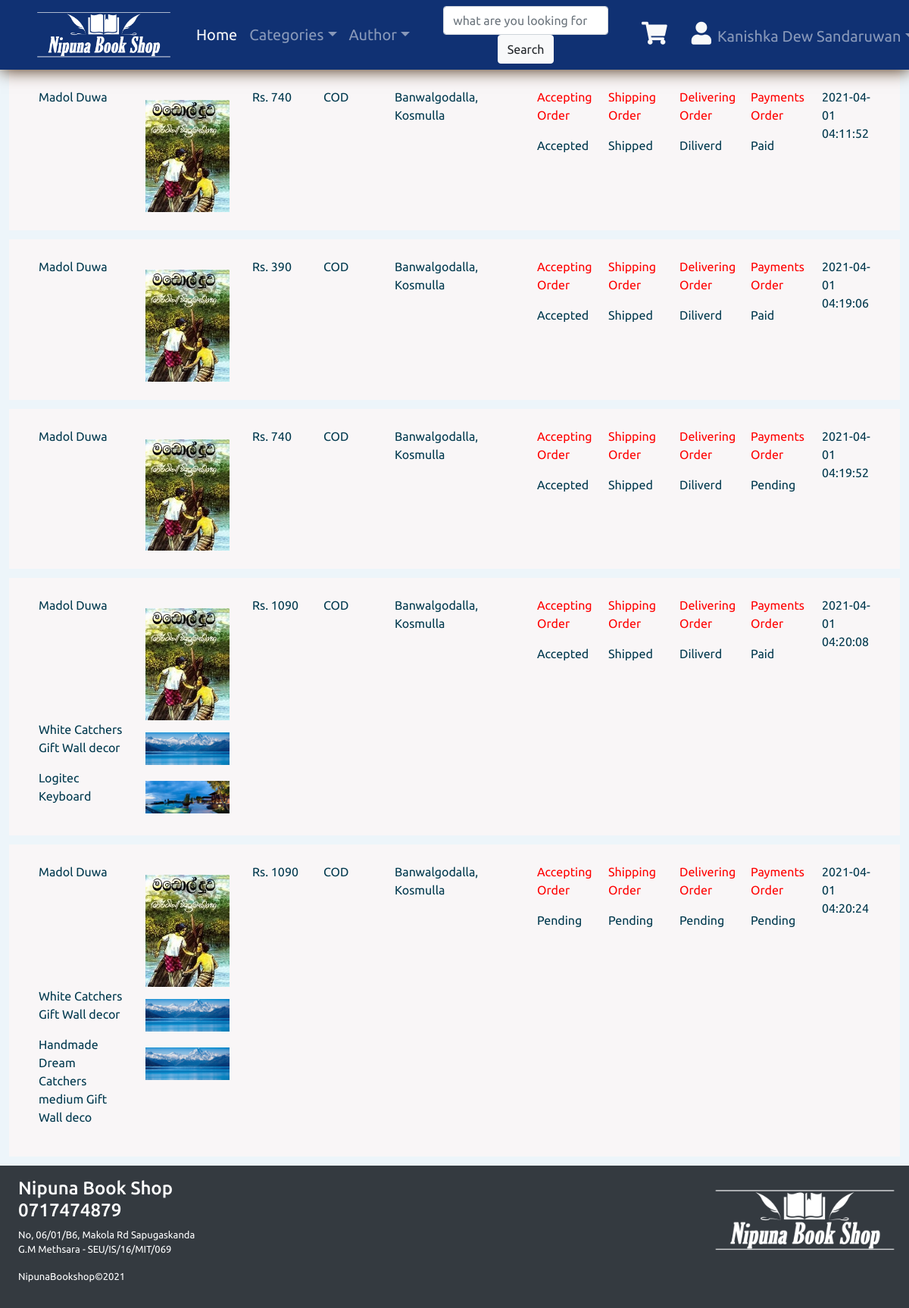
The page /myorder.php (signed in) on the database its author committed.
### tables this page shows
CREATE TABLE `customer` (
  `customer_id` int(11) NOT NULL,
  `name` varchar(255) NOT NULL,
  `phone` int(10) NOT NULL,
  `email` varchar(255) NOT NULL,
  `address` varchar(255) NOT NULL,
  `password` varchar(100) NOT NULL,
  `nic` varchar(11) NOT NULL
);

CREATE TABLE `books` (
  `book_id` int(11) NOT NULL,
  `book_title` varchar(255) NOT NULL,
  `book_price` int(100) NOT NULL,
  `description` varchar(2000) NOT NULL,
  `author_id` int(255) NOT NULL,
  `cat_id` int(255) NOT NULL,
  `qnt` int(255) NOT NULL,
  `trn_date` date NOT NULL,
  `image` varchar(255) NOT NULL,
  `spc_price` int(255) NOT NULL
);

CREATE TABLE `bookorder` (
  `order_id` int(11) NOT NULL,
  `book_ids` varchar(255) NOT NULL,
  `amount` int(255) NOT NULL,
  `payment_type` varchar(255) NOT NULL,
  `address` varchar(255) NOT NULL,
  `accept` varchar(255) NOT NULL,
  `shipped` varchar(100) NOT NULL,
  `deliver` varchar(100) NOT NULL,
  `paid` varchar(100) NOT NULL,
  `trn_date` datetime NOT NULL,
  `customer_id` varchar(255) NOT NULL
);

CREATE TABLE `books_backup` (
  `back_id` int(11) NOT NULL,
  `book_title` varchar(255) NOT NULL,
  `description` varchar(255) NOT NULL,
  `image` varchar(255) NOT NULL,
  `book_id` varchar(255) NOT NULL
);

### myorder.php (the view, shortened to what this page needs)
<?php
  require_once 'connection.php';
?>
<!DOCTYPE html>
<html>
<head>
	<link rel="stylesheet" href="css/bootstrap.min.css">
	<link rel="stylesheet" href="https://use.fontawesome.com/releases/v5.15.2/css/all.css">
	<link href="fontawesome/css/all.css" rel="stylesheet">
	<link rel="stylesheet" type="text/css" href="css/style.css">
</head>
<body>
	<nav class="navbar navbar-expand-lg navbar-dark fixed-top">
		<div class="container-fluid ">
  			<a href="index.php" class="navbar-brand mr-0 mr-md-2 nav-link">
  				<img id="logo" src="img/Logo/logo.png">
  			</a>
  			<div class="collapse navbar-collapse" id="collapsibleNavbar">
    			<ul class="navbar-nav nav-item ml-auto">
        			<a class=" nav-item nav-link active text-light" href="index.php">Home</a>
      				<div class="dropdown">
      					<a href="#" class="nav-item nav-link dropdown-toggle" data-toggle="dropdown" id="dropdown-menu text-light">Categories</a>
      				</div>
      				<div class="dropdown">
      					<a href="#" class="nav-item nav-link dropdown-toggle" data-toggle="dropdown" id="dropdown-menu text-light">Author</a>
      				</div>
   				</ul>
          <form class="form-inline mx-auto" method="POST">
          <input class="form-control mx-sm-2 col-lg-6 col-xl-9 " type="search" name="search" placeholder="what are you looking for...?" aria-label="search">
          <button class="btn btn-light my-sm-0" name="sub"  type="submit">Search</button>
        </form>
   				<ul class="navbar-nav nav-item mx-auto">
   					<a href="cart.php" class="nav-item nav-link mr-3"><i style="font-size: 30px" class="fas fa-shopping-cart text-light"></i><span></span></a>
      				<div class="dropdown">
      					<a href="#" class="nav-item nav-link dropdown-toggle" data-toggle="dropdown" id="dropdown-menu"><i style="font-size: 30px" class="fas fa-user text-light mr-2"></i><?php
      						if (isset($_SESSION['customer_id'])) {
      						$id = $_SESSION['customer_id'];
      						$query = "SELECT * FROM customer where customer_id = '$id'";
      						$result = mysqli_query($con,$query);
      						if($row = mysqli_fetch_assoc($result)) {
      							echo $row['name'];
      						}
      					} ?></a>
      				</div>
   				</ul>
  			</div>
  		</div>
	</nav>
	<div class="row ">
	<div class="col-md-12">
		<?php
                  $getID = $_SESSION['customer_id'];
                  $viewquerys = " SELECT * FROM customer where customer_id = '".$getID."'";
                  $viewresults = mysqli_query($con,$viewquerys);
                  $row3 = mysqli_fetch_assoc($viewresults);
                  $pid = $row3['customer_id'];
                  $viewquery = " SELECT * FROM bookorder where customer_id='".$pid."'";
                  $viewresult = mysqli_query($con,$viewquery);
           ?>
            <?php
                  while($row1 = mysqli_fetch_assoc($viewresult)) { ?>
                  <div class="row" style="padding: 2%;  margin: 1%; color: #00394e; background-color: #f9f6f7">
                    <div class="col-sm-3 justify-content-left">
                      <?php
                        $dlist = $row1['book_ids'];
                         $stri = explode(',', $dlist);
                         $count = 0;
                      foreach ($stri as $s){
                          $getDetail_Query = "SELECT * FROM books where book_id ='".$s."' ";
                          $getResult = mysqli_query($con,$getDetail_Query);
                          $getDetail_Query1 = "SELECT * FROM books_backup where book_id ='".$s."' ";
                          $getResult1 = mysqli_query($con,$getDetail_Query1);
                          if($row4 = mysqli_fetch_assoc($getResult)){
                          $image = $row4['image'];
                          $image_src = "upload/book/".$image;
                          ?>
                          <div class="row">
                            <div class="col-md-6">
                              <p><?php echo $row4['book_title']; ?></p>
                            </div>
                            <div class="col-md-6 mt-3">
                              <img width="100%" src="<?php echo $image_src; ?>" >
                            </div>
                          </div>
                        <?php }else if($row5 = mysqli_fetch_assoc($getResult1)){
                          $image = $row5['image'];
                          $image_src = "upload/book/".$image;
                          ?>
                          <div class="row">
                            <div class="col-md-6">
                              <p><?php echo $row5['book_title']; ?></p>
                            </div>
                            <div class="col-md-6 mt-3">
                              <img width="100%" src="<?php echo $image_src; ?>" >
                            </div>
                          </div>
                        <?php } ?>
                      <?php   $count++; }?>
                    </div>
                    <div class="col-sm-1">
                      <p>Rs. <?php echo $row1['amount']; ?></p>
                    </div>
                    <div class="col-sm-1">
                      <p><?php echo $row1['payment_type']; ?></p>
                    </div>
                    <div class="col-sm-2">
                      <p><?php echo $row1['address']; ?></p>
                    </div>
                    <div class="col-sm-1">
                      <p style="color: red">Accepting Order</p>
                      <p><?php echo $row1['accept']; ?></p>
                    </div>
                    <div class="col-sm-1">
                      <p style="color: red">Shipping Order</p>
                      <p><?php echo $row1['shipped']; ?></p>
                    </div>
                    <div class="col-sm-1">
                      <p style="color: red">Delivering Order</p>
                      <p><?php echo $row1['deliver']; ?></p>
                    </div>
                    <div class="col-sm-1">
                      <p style="color: red">Payments Order</p>
                      <p><?php echo $row1['paid']; ?></p>
                    </div>
                    <div class="col-sm-1">
                      <p><?php echo $row1['trn_date']; ?></p>
                    </div>
                  </div>
                  <?php  $count++;
                }
             ?>
	</div>
</div>
	<footer class=" container-fluid bg-dark p-3" id="contact">
		<div class="row">
			<div class="col-md-9">
				<h4 class="text-white text-left ml-2">Nipuna Book Shop <br> 0717474879</h4>
				<p class="text-white text-left ml-2">No, 06/01/B6, Makola Rd Sapugaskanda <br> G.M Methsara - SEU/IS/16/MIT/069</p>
				<p class="text-white text-left ml-2">NipunaBookshop&copy2021</p>
			</div>
			<div class="col-md-3 p-3">
				<img style="width: 90%; float: right;" src="img/Logo/logo.png">
			</div>
		</div>
	</footer>
</body>
</html>

### css/style.css (style rules this page uses)
body { background-color: #EDF5FA; background-size: 100%; width: 100%; font-family : 'Ubuntu', serif; }
button { padding: 15px; margin: 30px 0; background-color: #000; border: 1px solid #fff; color: #fff; transition: all 0.5s ease; }
footer p, footer a { font-size: 13px; }
#logo { height: 60px; margin-right: 1%; }
.form-inline { width: 50%; display: flex; justify-content: center; }
.navbar { background-color:#103173 ; box-shadow: 1px 2px 20px #593F28; transition: background-color 1s ease 0s; }
.nav-item { font-size: 20px; }
.bg-dark { color: #D8E5EE ; }

### rows shown on the page
customer: name "Kanishka Dew Sandaruwan"
bookorder: amount "740", payment_type "COD", address "Banwalgodalla, Kosmulla", accept "Accepted", shipped "Shipped", deliver "Diliverd", paid "Paid", trn_date "2021-04-01 04:11:52"
books: book_title "Madol Duwa", image (picture)
bookorder: amount "390", payment_type "COD", address "Banwalgodalla, Kosmulla", accept "Accepted", shipped "Shipped", deliver "Diliverd", paid "Paid", trn_date "2021-04-01 04:19:06"
bookorder: amount "740", payment_type "COD", address "Banwalgodalla, Kosmulla", accept "Accepted", shipped "Shipped", deliver "Diliverd", paid "Pending", trn_date "2021-04-01 04:19:52"
bookorder: amount "1090", payment_type "COD", address "Banwalgodalla, Kosmulla", accept "Accepted", shipped "Shipped", deliver "Diliverd", paid "Paid", trn_date "2021-04-01 04:20:08"
books_backup: book_title "White Catchers Gift Wall decor", image (picture)
books_backup: book_title "Logitec Keyboard", image (picture)
bookorder: amount "1090", payment_type "COD", address "Banwalgodalla, Kosmulla", accept "Pending", shipped "Pending", deliver "Pending", paid "Pending", trn_date "2021-04-01 04:20:24"
books_backup: book_title "White Catchers Gift Wall decor", image (picture)
books_backup: book_title "Handmade Dream Catchers medium Gift Wall deco", image (picture)
